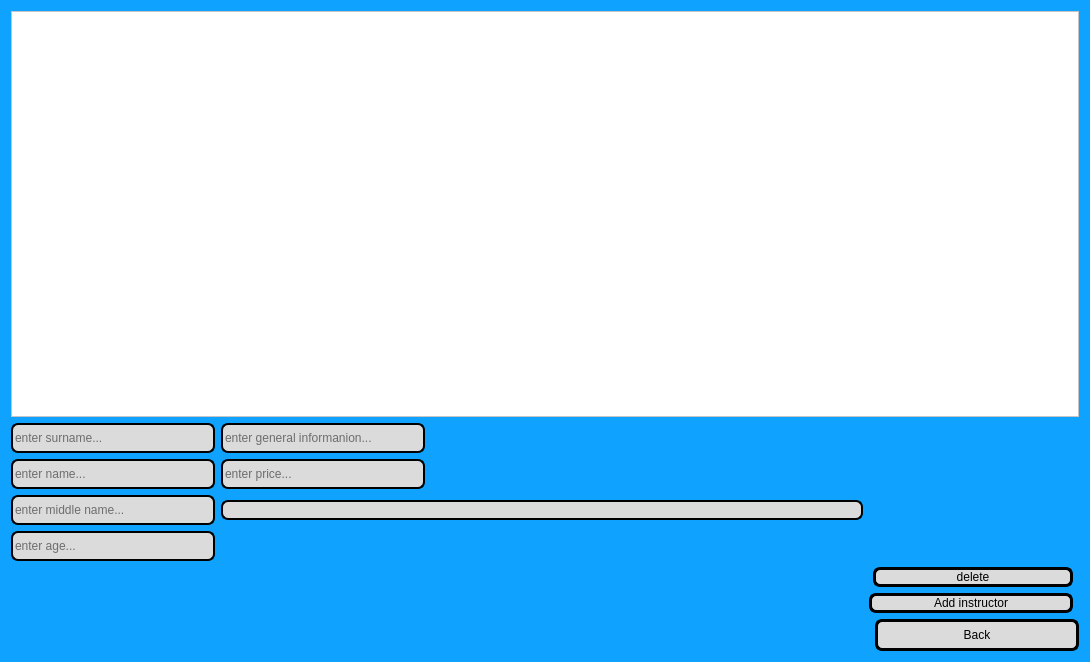
<?xml version="1.0" encoding="UTF-8"?>
<ui version="4.0">
 <class>CreateInstructor</class>
 <widget class="QDialog" name="CreateInstructor">
  <property name="geometry">
   <rect>
    <x>0</x>
    <y>0</y>
    <width>1090</width>
    <height>662</height>
   </rect>
  </property>
  <property name="windowTitle">
   <string>Create Instructor</string>
  </property>
  <property name="windowIcon">
   <iconset resource="Resource.qrc">
    <normaloff>:/img/8552951.png</normaloff>:/img/8552951.png</iconset>
  </property>
  <property name="styleSheet">
   <string notr="true">background-color: rgb(15, 163, 255);</string>
  </property>
  <layout class="QGridLayout" name="gridLayout">
   <item row="6" column="0" alignment="Qt::AlignLeft">
    <widget class="QLineEdit" name="LEmiddleName">
     <property name="minimumSize">
      <size>
       <width>204</width>
       <height>30</height>
      </size>
     </property>
     <property name="styleSheet">
      <string notr="true">QLineEdit {
    color: #000000;
    background-color: rgb(219, 219, 219);
    border-radius: 7px; 
    border: 2px solid rgb(0, 0, 0);
}


QLineEdit:hover {
    color: #000000;
    border: 2px solid rgb(0, 0, 0);
}</string>
     </property>
     <property name="placeholderText">
      <string>enter middle name...</string>
     </property>
    </widget>
   </item>
   <item row="11" column="2" colspan="2" alignment="Qt::AlignRight">
    <widget class="QPushButton" name="PBback">
     <property name="minimumSize">
      <size>
       <width>204</width>
       <height>32</height>
      </size>
     </property>
     <property name="maximumSize">
      <size>
       <width>529</width>
       <height>16777215</height>
      </size>
     </property>
     <property name="styleSheet">
      <string notr="true">QPushButton {
    color: #000000;
    background-color: rgb(219, 219, 219);
    border-radius: 7px; 
    border: 3px solid rgb(0, 0, 0);
}


QPushButton:hover {
    color: #000000;
    background-color: rgb(255, 0, 0); 
    border: 2px solid rgb(0, 0, 0);
}
QPushButton {
	font: 14pt &quot;Gabriola&quot;;
    color: #000000;
    background-color: rgb(219, 219, 219);
    border-radius: 7px; 
    border: 3px solid rgb(0, 0, 0);
}</string>
     </property>
     <property name="text">
      <string>Back</string>
     </property>
    </widget>
   </item>
   <item row="7" column="0" alignment="Qt::AlignLeft">
    <widget class="QLineEdit" name="LEage">
     <property name="minimumSize">
      <size>
       <width>204</width>
       <height>30</height>
      </size>
     </property>
     <property name="styleSheet">
      <string notr="true">QLineEdit {
    color: #000000;
    background-color: rgb(219, 219, 219);
    border-radius: 7px; 
    border: 2px solid rgb(0, 0, 0);
}


QLineEdit:hover {
    color: #000000;
    border: 2px solid rgb(0, 0, 0);
}</string>
     </property>
     <property name="placeholderText">
      <string>enter age...</string>
     </property>
    </widget>
   </item>
   <item row="10" column="2" alignment="Qt::AlignRight">
    <widget class="QPushButton" name="PBnext">
     <property name="minimumSize">
      <size>
       <width>204</width>
       <height>0</height>
      </size>
     </property>
     <property name="styleSheet">
      <string notr="true">QPushButton {
    color: #000000;
    background-color: rgb(219, 219, 219);
    border-radius: 7px; 
    border: 3px solid rgb(0, 0, 0);
}


QPushButton:hover {
    color: #000000;
    background-color: rgb(0, 202, 0); 
    border: 2px solid rgb(0, 0, 0);
}
QPushButton {
	font: 14pt &quot;Gabriola&quot;;
    color: #000000;
    background-color: rgb(219, 219, 219);
    border-radius: 7px; 
    border: 3px solid rgb(0, 0, 0);
}</string>
     </property>
     <property name="text">
      <string>Add instructor</string>
     </property>
    </widget>
   </item>
   <item row="3" column="0" alignment="Qt::AlignLeft">
    <widget class="QLineEdit" name="LElastName">
     <property name="minimumSize">
      <size>
       <width>204</width>
       <height>30</height>
      </size>
     </property>
     <property name="styleSheet">
      <string notr="true">QLineEdit {
    color: #000000;
    background-color: rgb(219, 219, 219);
    border-radius: 7px; 
    border: 2px solid rgb(0, 0, 0);
}


QLineEdit:hover {
    color: #000000;
    border: 2px solid rgb(0, 0, 0);
}</string>
     </property>
     <property name="placeholderText">
      <string>enter name...</string>
     </property>
    </widget>
   </item>
   <item row="2" column="1" alignment="Qt::AlignLeft">
    <widget class="QLineEdit" name="LEgeneralInformation">
     <property name="minimumSize">
      <size>
       <width>204</width>
       <height>30</height>
      </size>
     </property>
     <property name="sizeIncrement">
      <size>
       <width>200</width>
       <height>0</height>
      </size>
     </property>
     <property name="styleSheet">
      <string notr="true">QLineEdit {
    color: #000000;
    background-color: rgb(219, 219, 219);
    border-radius: 7px; 
    border: 2px solid rgb(0, 0, 0);
}


QLineEdit:hover {
    color: #000000;
    border: 2px solid rgb(0, 0, 0);
}
</string>
     </property>
     <property name="placeholderText">
      <string>enter general informanion...</string>
     </property>
    </widget>
   </item>
   <item row="0" column="0" colspan="4">
    <widget class="QTableView" name="TVinstuctor">
     <property name="styleSheet">
      <string notr="true">background-color: rgb(255, 255, 255);
</string>
     </property>
    </widget>
   </item>
   <item row="2" column="0" alignment="Qt::AlignLeft">
    <widget class="QLineEdit" name="LEfirstName">
     <property name="minimumSize">
      <size>
       <width>204</width>
       <height>30</height>
      </size>
     </property>
     <property name="styleSheet">
      <string notr="true">QLineEdit {
    color: #000000;
    background-color: rgb(219, 219, 219);
    border-radius: 7px; 
    border: 2px solid rgb(0, 0, 0);
}


QLineEdit:hover {
    color: #000000; 
    border: 2px solid rgb(0, 0, 0);
}</string>
     </property>
     <property name="text">
      <string/>
     </property>
     <property name="placeholderText">
      <string>enter surname...</string>
     </property>
    </widget>
   </item>
   <item row="3" column="1" alignment="Qt::AlignLeft">
    <widget class="QLineEdit" name="LEprice">
     <property name="minimumSize">
      <size>
       <width>204</width>
       <height>30</height>
      </size>
     </property>
     <property name="styleSheet">
      <string notr="true">QLineEdit {
    color: #000000;
    background-color: rgb(219, 219, 219);
    border-radius: 7px; 
    border: 2px solid rgb(0, 0, 0);
}


QLineEdit:hover {
    color: #000000;
    border: 2px solid rgb(0, 0, 0);
}</string>
     </property>
     <property name="placeholderText">
      <string>enter price...</string>
     </property>
    </widget>
   </item>
   <item row="9" column="2" alignment="Qt::AlignRight">
    <widget class="QPushButton" name="PBdeleteInstructor">
     <property name="minimumSize">
      <size>
       <width>200</width>
       <height>0</height>
      </size>
     </property>
     <property name="styleSheet">
      <string notr="true">QPushButton {
    color: #000000;
    background-color: rgb(219, 219, 219);
    border-radius: 7px; 
    border: 3px solid rgb(0, 0, 0);
}


QPushButton:hover {
    color: #000000;
    background-color: rgb(0, 202, 0); 
    border: 2px solid rgb(0, 0, 0);
}
QPushButton {
	font: 14pt &quot;Gabriola&quot;;
    color: #000000;
    background-color: rgb(219, 219, 219);
    border-radius: 7px; 
    border: 3px solid rgb(0, 0, 0);
}</string>
     </property>
     <property name="text">
      <string>delete</string>
     </property>
    </widget>
   </item>
   <item row="6" column="1">
    <widget class="QLineEdit" name="LEdeleteIns">
     <property name="styleSheet">
      <string notr="true">QLineEdit {
    color: #000000;
    background-color: rgb(219, 219, 219);
    border-radius: 7px; 
    border: 2px solid rgb(0, 0, 0);
}


QLineEdit:hover {
    color: #000000;
    border: 2px solid rgb(0, 0, 0);
}
</string>
     </property>
    </widget>
   </item>
  </layout>
 </widget>
 <resources>
  <include location="Resource.qrc"/>
 </resources>
 <connections/>
</ui>
